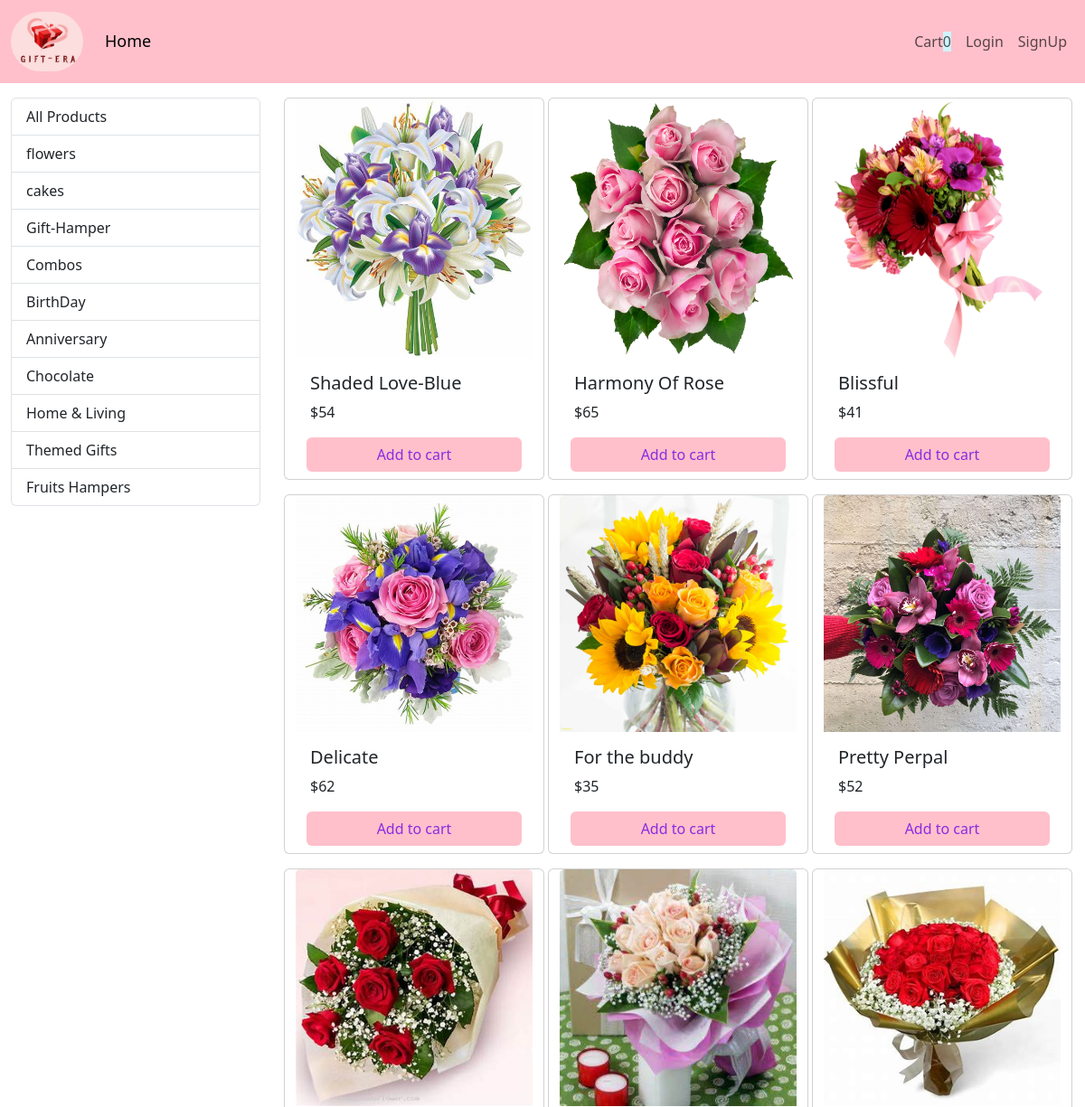
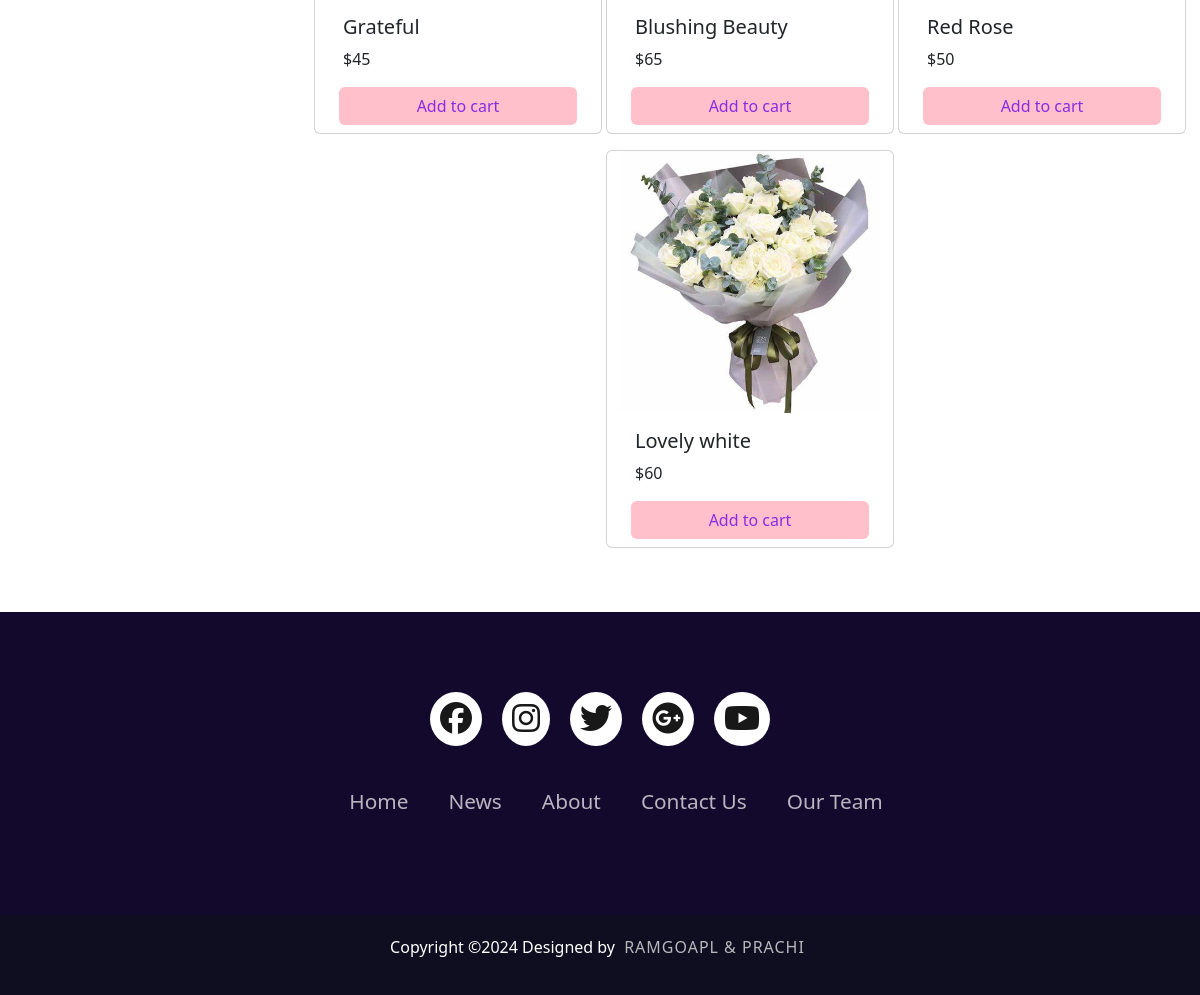
Page /index?category=1 on the committed database (2 pictures, top to bottom).
### giftgallery/models/category.py (models this page shows, shortened)
class Category(models.Model):
    name = models.CharField(max_length=50)
    @staticmethod
    def get_all_category():
        return Category.objects.all()

### giftgallery/models/products.py (models this page shows, shortened)
class Product(models.Model):
    name=models.CharField(max_length=50)
    price = models.IntegerField(default=0)
    description=models.CharField(max_length=200,default='',null=True,blank=True)
    image=models.ImageField(upload_to='uploads/products/',null=True)
    category = models.ForeignKey(Category,on_delete=models.CASCADE,default=1)
    def get_all_products_by_category_id(category_id):
        if category_id:
            return Product.objects.filter(category = category_id)
        else:
            return Product.get_all_products()

### giftgallery/views/index.py (the view, shortened to what this page needs)
# urls.py: path('index',Index.as_view(),name='store'),
@method_decorator(csrf_exempt, name='dispatch')
class Index(View):
    def get(self,request):
        cart = request.session.get('cart')
        if not cart:
            request.session.cart={}
        product = None
        category = Category.get_all_category()
        categoryID = request.GET.get('category')
        if categoryID:
            product = Product.get_all_products_by_category_id(categoryID)
        else:
          product= Product.get_all_products()
        data = {'products':product,'category':category}
        print('you are',request.session.get('email'))
        return render(request,'index.html',data)

### giftgallery/templatetags/cart.py (called while the page is built)
@register.filter(name='is_in_cart')
def is_in_cart(product,cart):
    keys = cart.keys()
    for id in keys:
        if int(id) == product.id:
            return True
    return False

### giftgallery/templatetags/custom.py (called while the page is built)
@register.filter(name='currency')
def currency(number):
    return "$"+str(number)

### giftgallery/templates/index.html (shortened to what this page needs)
   {% extends 'base.html' %}
   {% block content %}
   {% load cart %}
   {% load custom %}
   <link rel="stylesheet" href="/static/css/main.css">
   <div class="container-fluid mt-3 ">
       <div class="row ">
         <div class="col-lg-3 mx-auto mb-3 ">
           <div class="list-group">
             <a href="" class="list-group-item ">
               All Products
             </a>
             {% for category in category %}
             <a href="?category={{category.id}}" class="list-group-item cat">
               {{category.name}}
             </a>
             {% endfor %}
           </div>
         </div>
         <div id="products" class="col-lg-9 mx-auto ">
             <div class="row mx-auto ">
               {% for product in products %}
               <div class="card mx-auto mb-3 main" id="{{product.id}}" style="width: 18rem;">
                 <img src="{{product.image.url}}" class="card-img-top" alt
                   style="height: 100%;">
                 <div class="card-body">
                   <h5 class="card-title">
                     {{product.name}}
                   </h5>
                   <p class="card-text">
                     {{product.price|currency}}
                   </p>
                 </div>
                 <div class="cart-footer p-0 m-0 row ">
                   {% if product|is_in_cart:request.session.cart %}
                   <div class="row" >
                     <form action="#{{product.id}}" method="post" class="col-2">
                       {% csrf_token %}
                       <input type="text" hidden="" value="True" name="remove">
                       <input type="text" hidden="" value="{{product.id}}" name="product">
                       <input type="submit" value="-" class="btn btn-block  bg-body-secondary ">
                     </form>
                   <div class="text-center col ">{{product|cart_quantity:request.session.cart}} in cart</div>
                   <form action="#{{product.id}}" method="post" class="col-2">
                     {% csrf_token %}
                     <input type="text" hidden="" value="{{product.id}}" name="product">
                   <input type="submit" value="+" class="btn btn-block bg-body-secondary ">
                   </form>
                   </div>
                   {% else %}
                   <form action="#{{product.id}}" method="post" class="btn-block ">
                     <input type="submit" class=" float-end btn  form-control mb-2" value="Add to cart" style="background: pink; color: blueviolet;">
                   </form>
                   {% endif %}
                 </div>
               </div>
               {% endfor %}
             </div>
           </div>
         </div>
       </div>
   {% endblock %}

### giftgallery/static/css/main.css (style rules this page uses)
.main { transition: 4s; }

### rows in the picture
Category: name "flowers"
Category: name "cakes"
Category: name "Gift-Hamper"
Category: name "Combos"
Category: name "BirthDay"
Category: name "Anniversary"
Category: name "Chocolate"
Category: name "Home & Living"
Category: name "Themed Gifts"
Category: name "Fruits Hampers"
Product: image (picture), name "Shaded Love-Blue", price "$54"
Product: image (picture), name "Harmony Of Rose", price "$65"
Product: image (picture), name "Blissful", price "$41"
Product: image (picture), name "Delicate", price "$62"
Product: image (picture), name "For the buddy", price "$35"
Product: image (picture), name "Pretty Perpal", price "$52"
Product: image (picture), name "Grateful", price "$45"
Product: image (picture), name "Blushing Beauty", price "$65"
Product: image (picture), name "Red Rose", price "$50"
Product: image (picture), name "Lovely white", price "$60"

### other values in the picture
{{ request.session.cart.keys|length }} "0"
